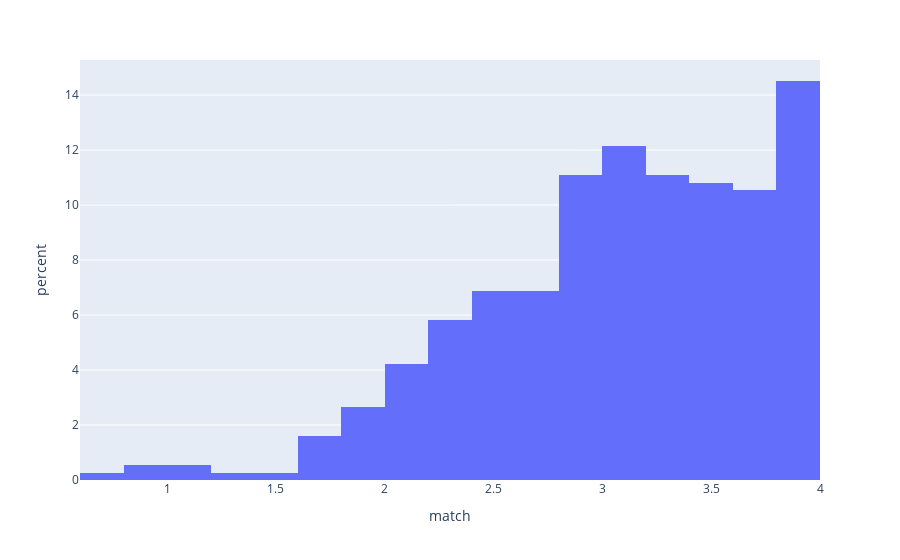

Notebook code for this chart:
### Markdown cell above
#### The distribution of the groundtruth source reranker_score

### Code cell
fig = px.histogram(data_df[data_df['in_top_init']>0], x='match',histnorm='percent')
fig.show()

### Figure 1 — Plotly figure (JSON) as saved in the notebook; plotly's stock layout.template omitted (floating-point values rounded to 4 significant figures; data arrays with more than 128 entries replaced by an {"elided": "..."} marker saying what was removed)
{"data": [{"alignmentgroup": "True", "bingroup": "x", "histnorm": "percent", "hovertemplate": "match=%{x}<br>percent=%{y}<extra></extra>", "legendgroup": "", "marker": {"color": "#636efa", "pattern": {"shape": ""}}, "name": "", "offsetgroup": "", "orientation": "v", "showlegend": false, "type": "histogram", "x": {"elided": "379 float values"}, "xaxis": "x", "yaxis": "y"}], "layout": {"barmode": "relative", "legend": {"tracegroupgap": 0}, "margin": {"t": 60}, "xaxis": {"anchor": "y", "domain": [0, 1], "title": {"text": "match"}}, "yaxis": {"anchor": "x", "domain": [0, 1], "title": {"text": "percent"}}}}
